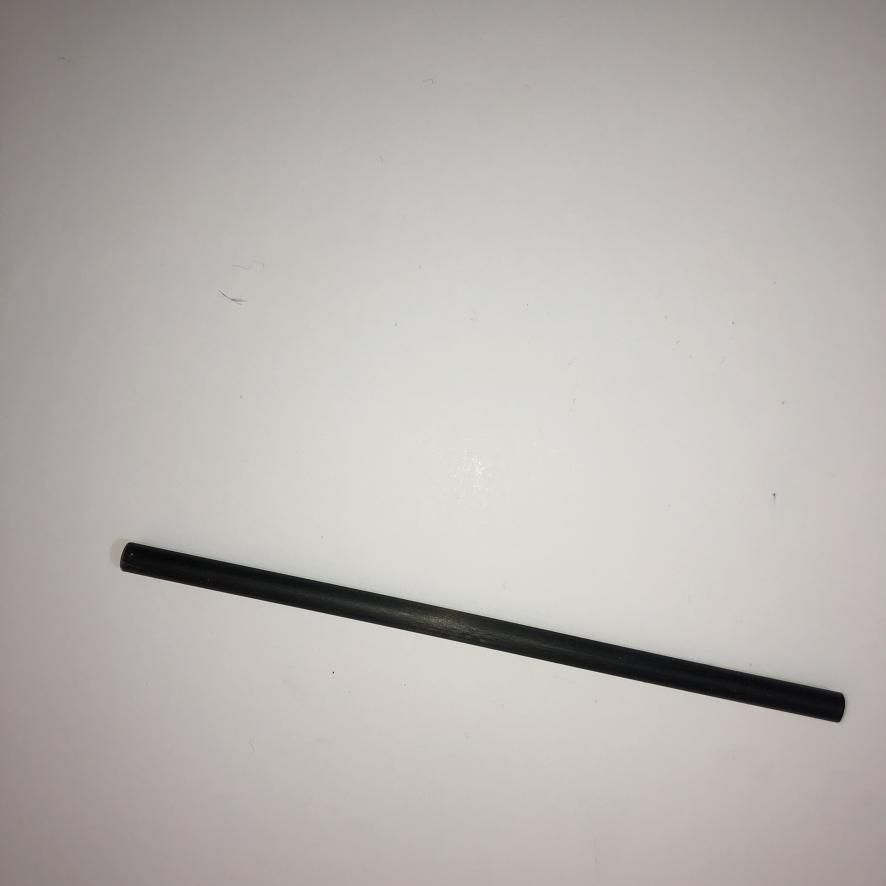
#> input picture PractsPy/imgs_recon/IMG_0247.JPEG, 1772 x 1772 px (shown at 1/2 size); its folder holds only this picture in this run
$ python object_recon.py
#> lines starting #> are read from the running program, lines starting #| are printed output that depends on the picture; after the words box and inside, x2 and y2 are one past the last pixel; in counts of white or black regions, pixels touching at a corner belong together
import cv2 as cv
import os
import numpy as np

imgs_path = 'imgs_recon/'
images_in_folder = os.listdir(imgs_path)

tr = 100
blur_size = (5, 5)

image = 0

measuring = False

parameters = cv.aruco.DetectorParameters_create()
aruci_dict = cv.aruco.Dictionary_get(cv.aruco.DICT_5X5_50)

# [14 lines left out: functions new_tr, new_img, toogle_measuring, not called in this run]

lower_hue = 20 # aprox 70° de 360°
lower_saturation = 70 # aprox 30%
lower_value = 25 # or luminance, aprox 10%

upper_hue = 200 # aprox 150° de 360°
upper_saturation = 255 # 100%
upper_value = 255 # or luminance, aprox 60%

hsv_upper = (upper_hue, upper_saturation, upper_value)
hsv_lower = (lower_hue, lower_saturation, lower_value)

def black_object_contour_det(img):
    image_gray = cv.cvtColor(img, cv.COLOR_BGR2GRAY)
    image_gray = cv.blur(image_gray, blur_size)

    # segmentate image based on trackbar value
    image_gray = cv.threshold(image_gray, tr, 255, cv.THRESH_BINARY)[1]

    # find contours
    contours, _ = cv.findContours(image_gray, cv.RETR_TREE, cv.CHAIN_APPROX_SIMPLE)

    return contours

def green_object_contour_det(img):
    image_hsv = cv.cvtColor(img, cv.COLOR_BGR2HSV)
    image_hsv = cv.medianBlur(image_hsv, 5)

    # segmentate
    image_hsv = cv.inRange(image_hsv, hsv_lower, hsv_upper)

    # find contours
    contours, _ = cv.findContours(image_hsv, cv.RETR_TREE, cv.CHAIN_APPROX_SIMPLE)

    return contours

# [18 lines left out: function remove_aruco_contour, not called in this run]

# create window
cv.namedWindow('img', cv.WINDOW_NORMAL)
cv.resizeWindow('img', 600, 700)

# create trackbar
#cv.createTrackbar('tr', 'img', 0, 255, lambda x: new_tr(x))
cv.createTrackbar('Image', 'img', 0, len(images_in_folder)-1, lambda x: new_img(x))
cv.createTrackbar('Measuring', 'img', 0, 1, lambda x: toogle_measuring(x))

while True:
    talones = 0
    baras = 0

    image = cv.imread(imgs_path + images_in_folder[int(cv.getTrackbarPos('Image', 'img'))])
#> image is the input picture: shape (1772, 1772, 3); mean B, G, R 175.9, 179.5, 184.1

    # resieze image to 1/4 size
    image = cv.resize(image, None, fx=0.3, fy=0.3)
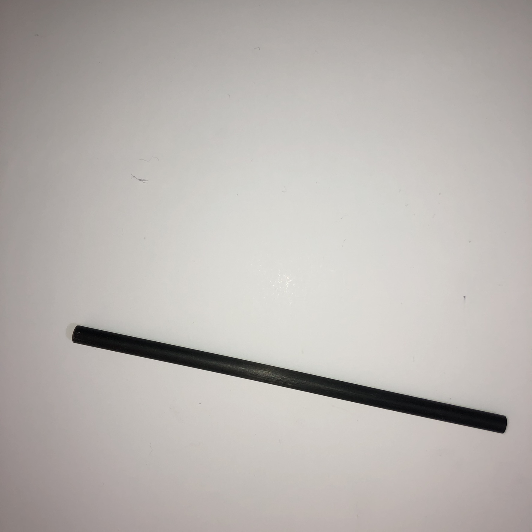
#> image: shape (532, 532, 3); mean B, G, R 175.9, 179.4, 184.1

    # rotate image by 90°
    image = cv.rotate(image, cv.ROTATE_90_CLOCKWISE)
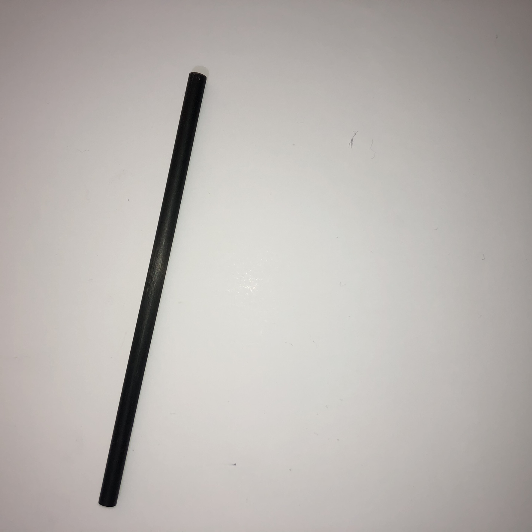
#> image: shape (532, 532, 3); mean B, G, R 175.9, 179.4, 184.1

    black_object_contours = black_object_contour_det(image)
#> in black_object_contour_det, `image_gray = cv.threshold(image_gray, tr, 255, cv.THRESH_BINARY)[1]`:
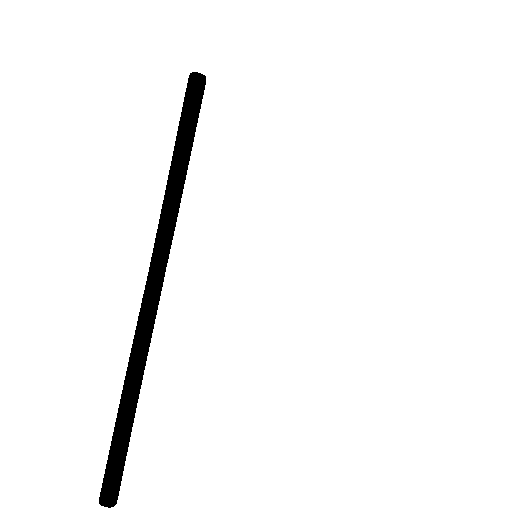
#> image_gray: shape (532, 532); 97.3% white; 1 black region
#> in black_object_contour_det, `contours, _ = cv.findContours(image_gray, cv.RETR_TREE, cv.CHAIN_APPRO..`: contours = 2 contours; box (x1, y1, x2, y2) and area: (0, 0, 532, 532) 281961, (98, 71, 207, 509) 8200
#> black_object_contours has the same summary as contours in black_object_contour_det
    green_object_contours = green_object_contour_det(image)
#> in green_object_contour_det, `contours, _ = cv.findContours(image_hsv, cv.RETR_TREE, cv.CHAIN_APPROX..`: contours = []
#> green_object_contours = []

    # discard contours that are too small or too large
    black_object_contours = [c for c in black_object_contours if cv.contourArea(c) > 100 and cv.contourArea(c) < 10000]
#> black_object_contours = 1 contour; box (x1, y1, x2, y2) and area: (98, 71, 207, 509) 8200
    green_object_contours = [c for c in green_object_contours if cv.contourArea(c) > 100 and cv.contourArea(c) < 5000]

    # concatenate contours
    contours = black_object_contours + green_object_contours
#> contours has the same summary as black_object_contours

    try:
        corners, _, _ = cv.aruco.detectMarkers(image, aruci_dict, parameters=parameters)
#> corners = ()
        green_object_contours = remove_aruco_contour(green_object_contours, corners[0])
        black_object_contours = remove_aruco_contour(black_object_contours, corners[0])
    except:
        pass

    if measuring:
        if len(corners) > 0:
            # draw markers
            image = cv.aruco.drawDetectedMarkers(image, corners)

            aruco_perimeter = cv.arcLength(corners[0], True)
            # pixel to meter conversion
            pixel_cm_ratio = aruco_perimeter / 20

            contours = remove_aruco_contour(contours, corners[0])

            for c in contours:
                rect = cv.minAreaRect(c)
                (x,y), (w,h), angle = rect
                box = cv.boxPoints(rect)
                box = np.int0(box)

                object_width = w/pixel_cm_ratio
                object_height = h/pixel_cm_ratio

                object_width = round(object_width, 2)
                object_height = round(object_height, 2)

                cv.circle(image, (int(x), int(y)), 3, (255, 0, 0), -1)
                cv.polylines(image, [box], True, (0, 255, 0), 2)

                cv.putText(image, "Ancho: " + str(object_width) + "cm", (int(x), int(y)), cv.FONT_HERSHEY_SIMPLEX, .5, (0, 0, 255), 1,cv.LINE_AA)
                cv.putText(image, "Alto: " + str(object_height) + "cm", (int(x), int(y) + 20), cv.FONT_HERSHEY_SIMPLEX, .5, (0, 0, 255), 1, cv.LINE_AA)

    else:
        for green_contour in green_object_contours:
            # get rectangle bounding contour
            [x, y, w, h] = cv.boundingRect(green_contour)

            # label contour as "bara"
            cv.putText(image, "talon", (x, y - 10), cv.FONT_HERSHEY_SIMPLEX, .5, (255, 0, 0), 1, cv.LINE_AA)
            talones += 1

            # plot contour
            cv.rectangle(image, (x, y), (x + w, y + h), (0, 0, 255), 2)
#> this loop made 0 passes
#> after the loop, talones = 0

        for black_contour in black_object_contours:
            # get rectangle bounding contour
            [x, y, w, h] = cv.boundingRect(black_contour)

            # label contour as "talón"
            cv.putText(image, "bara", (x, y - 10), cv.FONT_HERSHEY_SIMPLEX, .5, (255, 0, 0), 1, cv.LINE_AA)
            baras += 1

            # plot contour
            cv.rectangle(image, (x, y), (x + w, y + h), (0, 255, 255), 2)
#> this loop made 1 pass
#> (x, y, w, h, baras) on pass 1: (98, 71, 109, 438, 1)
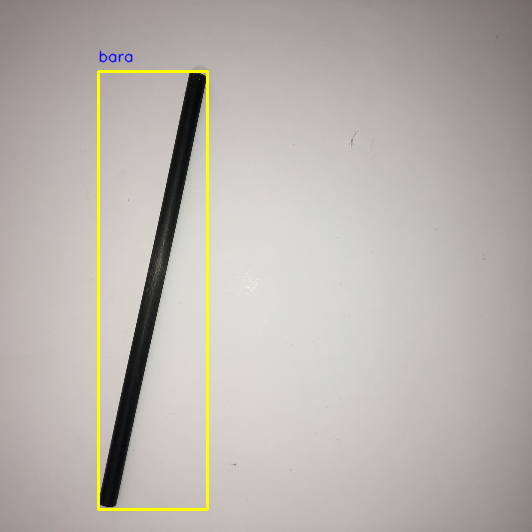
#> image: shape (532, 532, 3); 1.24% of pixels changed, all inside (x1, y1, x2, y2) = (97, 50, 209, 511)
#> after the loop, baras = 1

        # display number of talones and baras
        cv.putText(image, "Talones: " + str(talones), (10, 20), cv.FONT_HERSHEY_SIMPLEX, .8, (0, 0, 0), 2)
        cv.putText(image, "Baras: " + str(baras), (10, 45), cv.FONT_HERSHEY_SIMPLEX, .8, (0, 0, 0), 2)
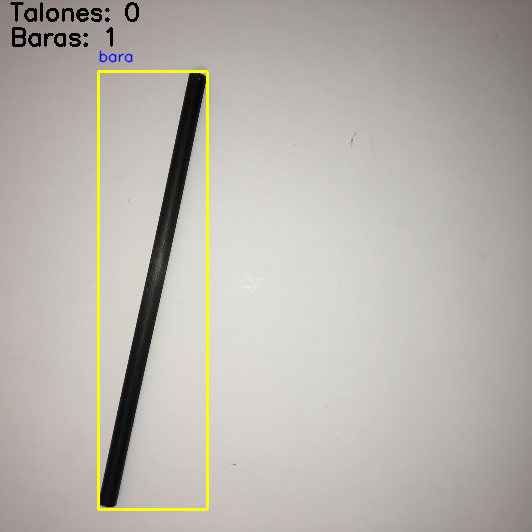
#> image: shape (532, 532, 3); mean B, G, R 173, 179.3, 183.8

    cv.imshow('img', image)

    if cv.waitKey(1) & 0xFF == ord('q'):
#> (key q is pressed here)
        break


cv.waitKey(0)
cv.destroyAllWindows()

$ run again, on PractsPy/imgs_recon/IMG_0251.JPEG
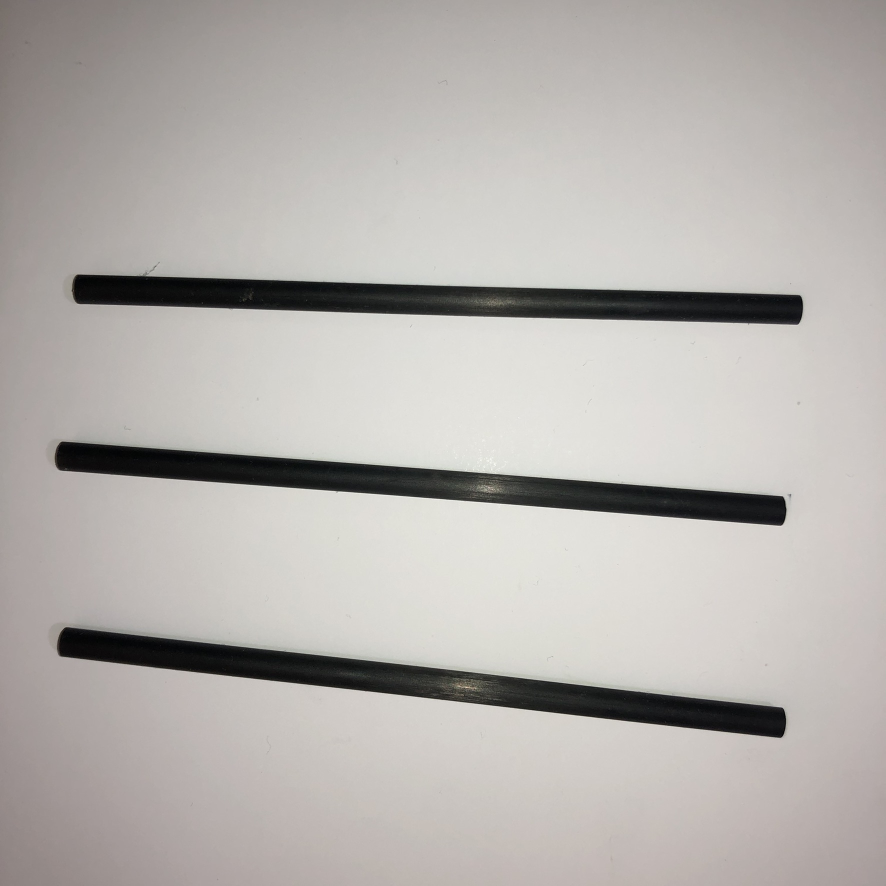
#> input picture PractsPy/imgs_recon/IMG_0251.JPEG, 1772 x 1772 px (shown at 1/2 size)
#> image is the input picture: shape (1772, 1772, 3); mean B, G, R 173.4, 176.9, 180.9
#> in black_object_contour_det, `image_gray = cv.threshold(image_gray, tr, 255, cv.THRESH_BINARY)[1]`:
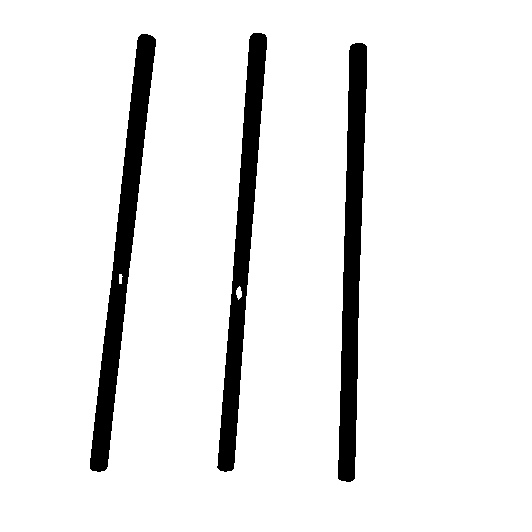
#> image_gray: shape (532, 532); 92.1% white; 3 black regions
#> in black_object_contour_det, `contours, _ = cv.findContours(image_gray, cv.RETR_TREE, cv.CHAIN_APPRO..`: contours = 6 contours, 1 with area under 20; largest, box (x1, y1, x2, y2) and area: (0, 0, 532, 532) 281961, (89, 33, 157, 473) 8198, (337, 42, 368, 483) 7836, (216, 32, 268, 473) 7632, (236, 286, 242, 300) 44
#> `black_object_contours = black_object_contour_det(image)`: black_object_contours has the same summary as contours in black_object_contour_det
#> in green_object_contour_det, `contours, _ = cv.findContours(image_hsv, cv.RETR_TREE, cv.CHAIN_APPROX..`: contours = []
#> `black_object_contours = [c for c in black_object_contours if cv.contou..`: black_object_contours = 3 contours; box (x1, y1, x2, y2) and area: (89, 33, 157, 473) 8198, (337, 42, 368, 483) 7836, (216, 32, 268, 473) 7632
#> `contours = black_object_contours + green_object_contours`: contours has the same summary as black_object_contours
#> corners = ()
#> after the loop `for green_contour in green_object_contours:`: talones = 0
#> the loop `for black_contour in black_object_contours:` made 3 passes
#> (x, y, w, h) on passes 1 to 3: (337, 42, 31, 441), (89, 33, 68, 440), (216, 32, 52, 441)
#> after the loop `for black_contour in black_object_contours:`: baras = 3
#> `cv.putText(image, "Baras: " + str(baras), (10, 45), cv.FONT_HERSHEY_SI..`:
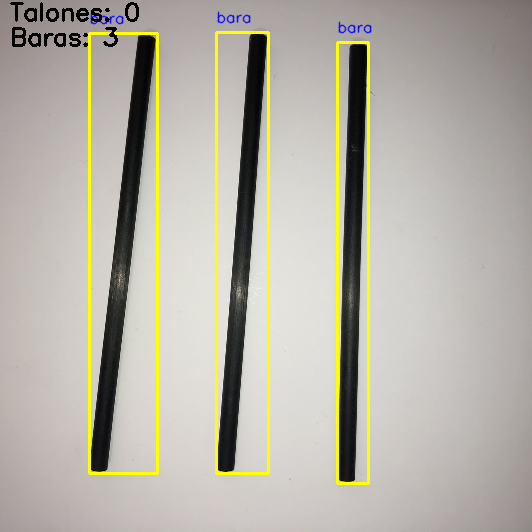
#> image: shape (532, 532, 3); mean B, G, R 166.5, 177.6, 181.4

$ run again, on PractsPy/imgs_recon/IMG_0252.JPEG
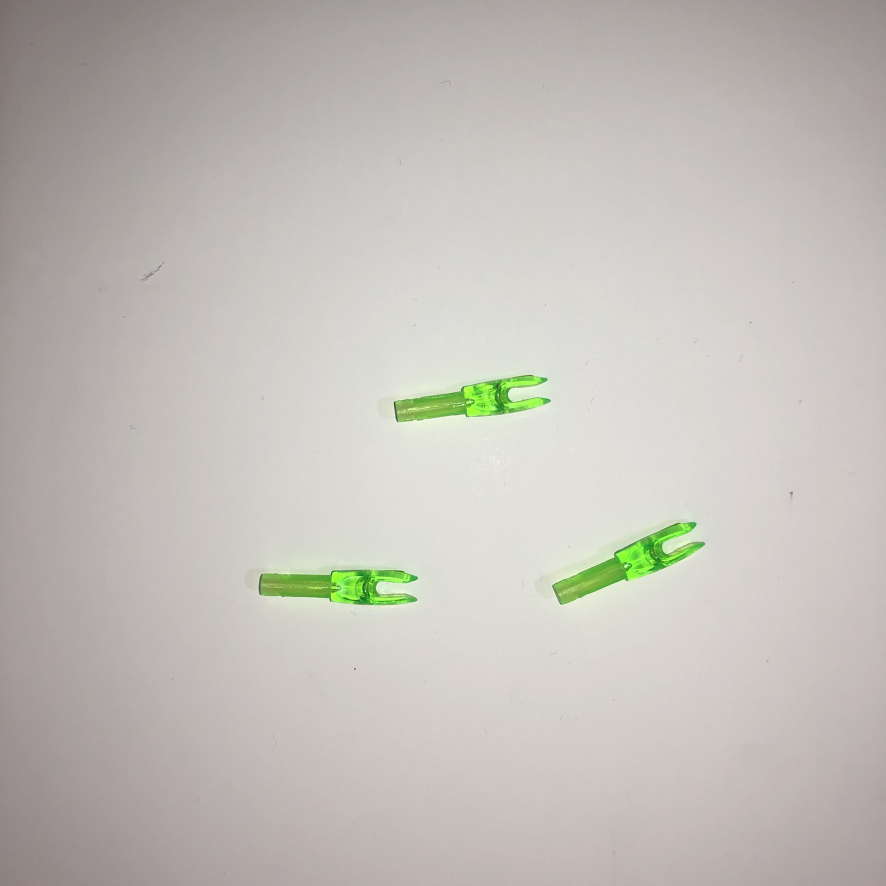
#> input picture PractsPy/imgs_recon/IMG_0252.JPEG, 1772 x 1772 px (shown at 1/2 size)
#> image is the input picture: shape (1772, 1772, 3); mean B, G, R 184.6, 190.4, 193.9
#> in black_object_contour_det, `contours, _ = cv.findContours(image_gray, cv.RETR_TREE, cv.CHAIN_APPRO..`: contours = [[[0, 0], [0, 531], [531, 531], [531, 0]]]
#> in green_object_contour_det, `image_hsv = cv.inRange(image_hsv, hsv_lower, hsv_upper)`:
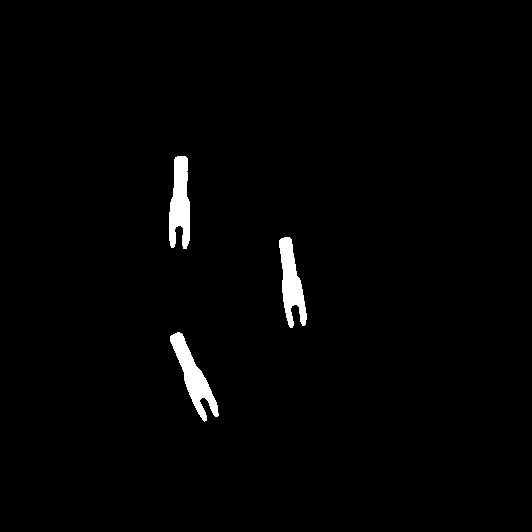
#> image_hsv: shape (532, 532); 1.5% white; 3 white regions
#> in green_object_contour_det, `contours, _ = cv.findContours(image_hsv, cv.RETR_TREE, cv.CHAIN_APPROX..`: contours = 3 contours; box (x1, y1, x2, y2) and area: (170, 332, 219, 422) 1370, (169, 156, 190, 249) 1314, (279, 237, 307, 328) 1252
#> green_object_contours has the same summary as contours in green_object_contour_det
#> `black_object_contours = [c for c in black_object_contours if cv.contou..`: black_object_contours = []
#> corners = ()
#> the loop `for green_contour in green_object_contours:` made 3 passes
#> (x, y, w, h) on passes 1 to 3: (170, 332, 49, 90), (279, 237, 28, 91), (169, 156, 21, 93)
#> after the loop `for green_contour in green_object_contours:`: talones = 3
#> after the loop `for black_contour in black_object_contours:`: baras = 0
#> `cv.putText(image, "Baras: " + str(baras), (10, 45), cv.FONT_HERSHEY_SI..`:
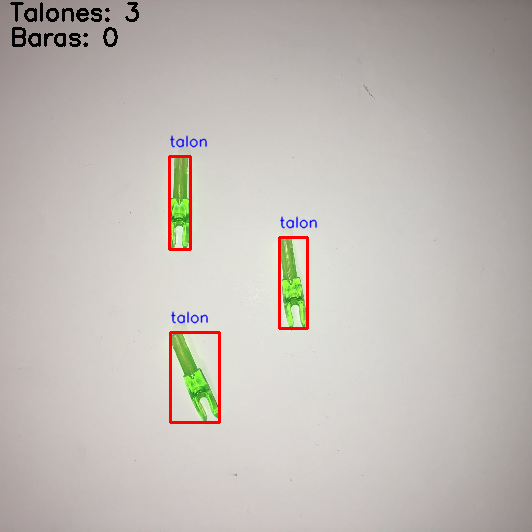
#> image: shape (532, 532, 3); mean B, G, R 182.3, 187.6, 193.1
